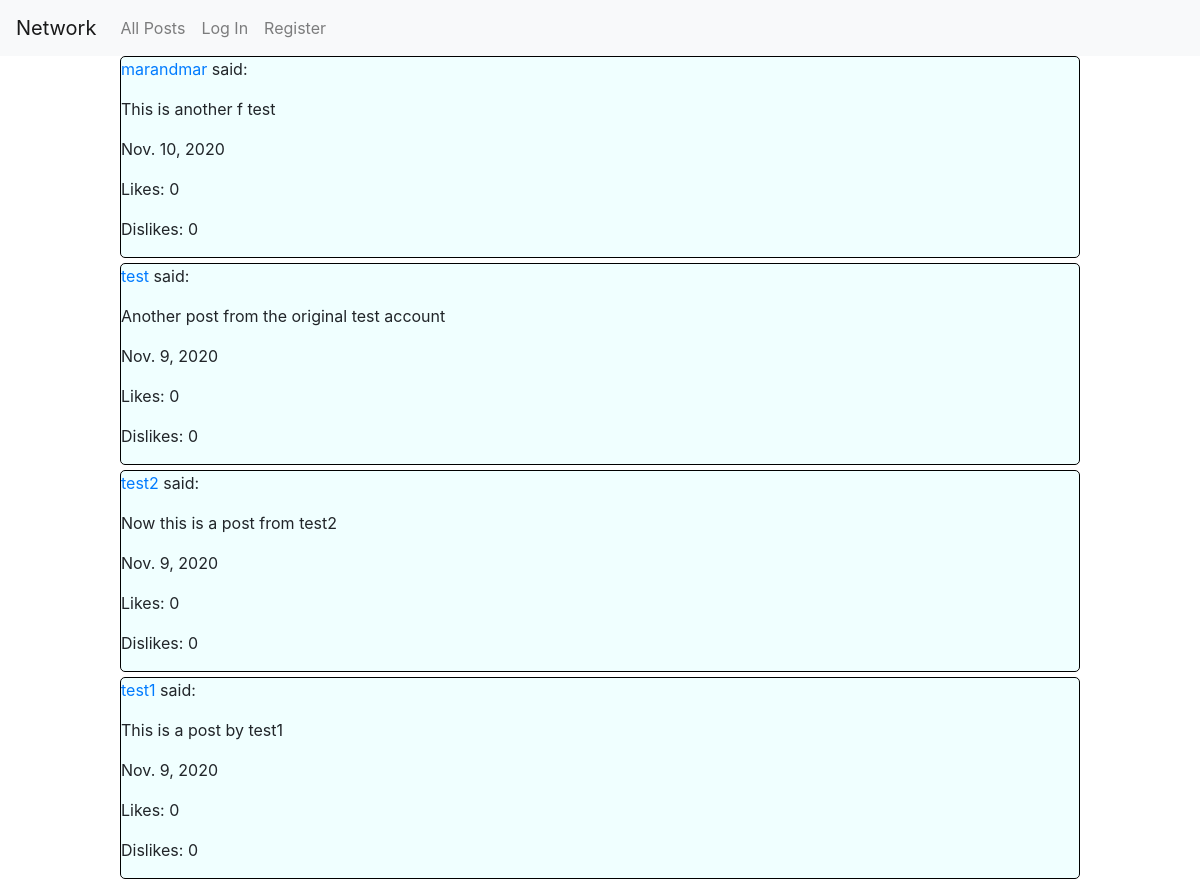
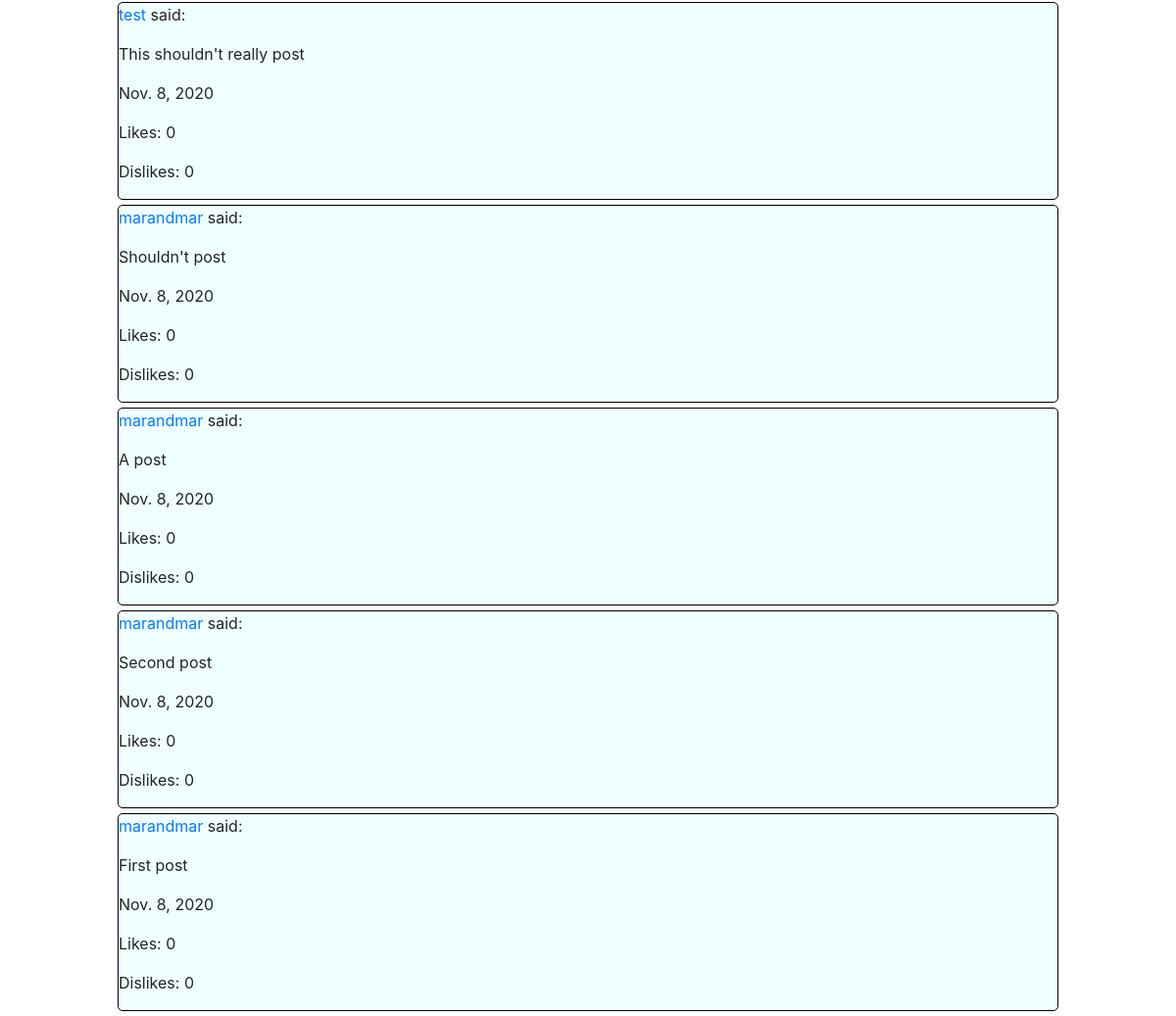
The app's page /, older data (2 pictures, top to bottom).
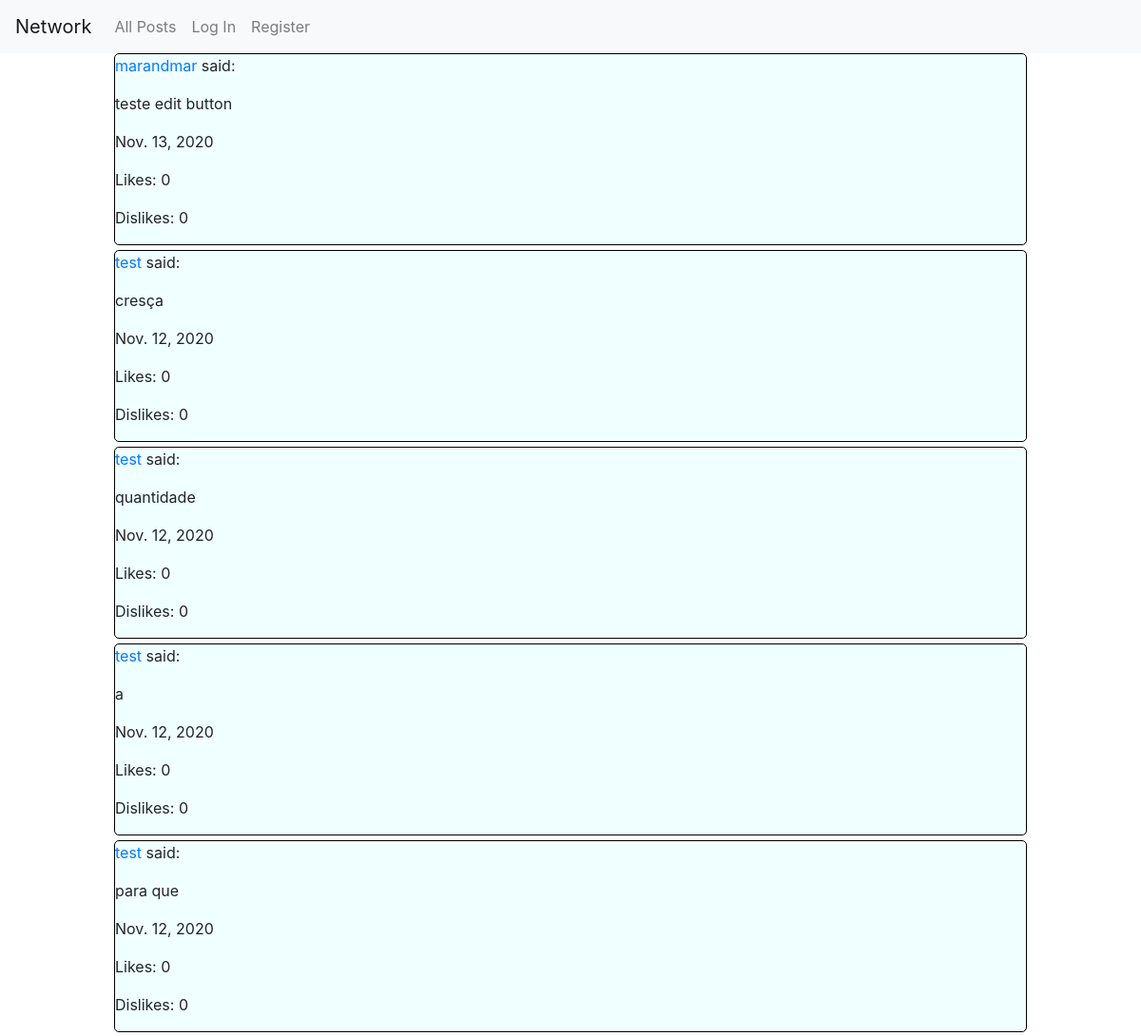
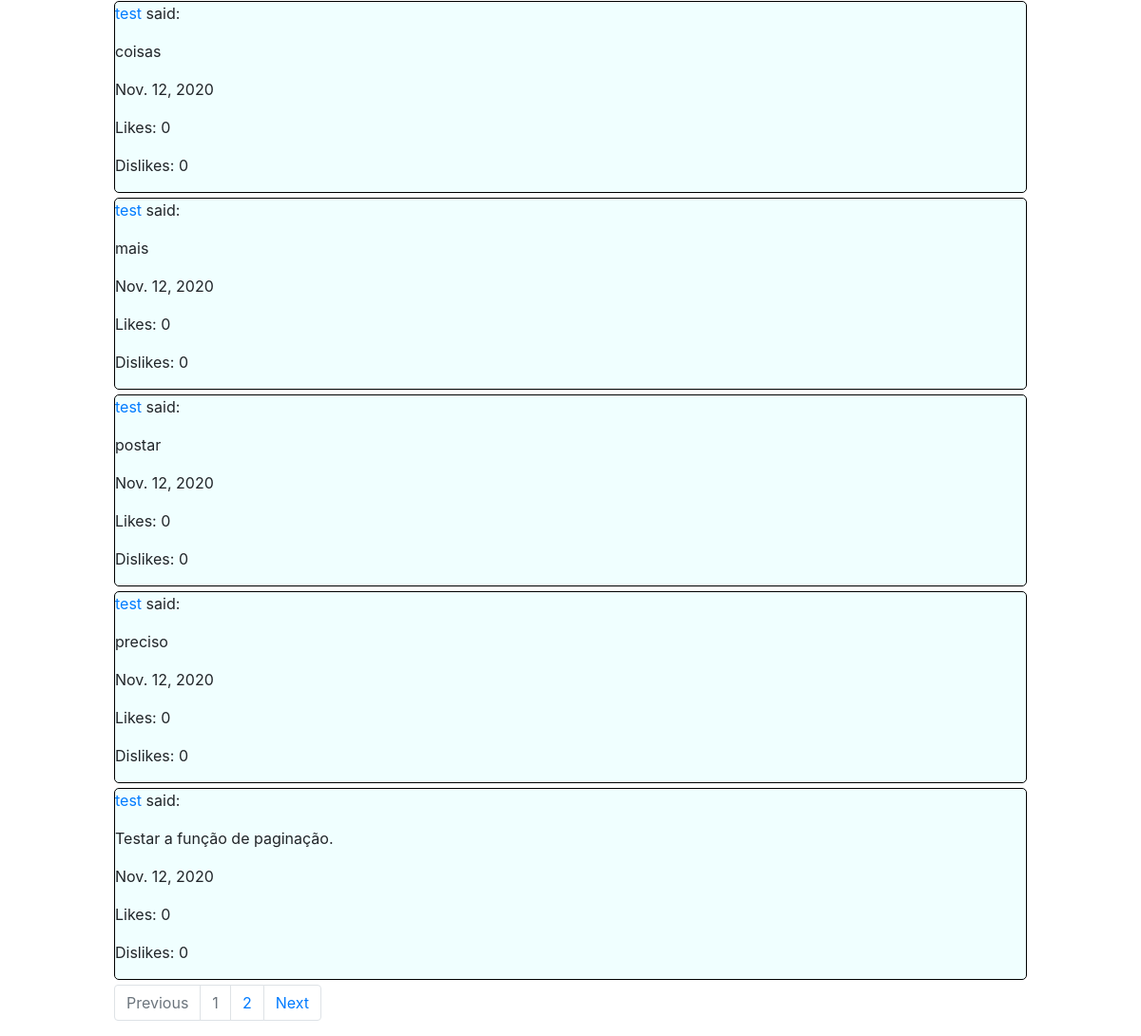
The same page, newer data (2 pictures, top to bottom).
### network/models.py (models this page shows, shortened)
class Post(models.Model):
    user = models.ForeignKey(User, on_delete=models.CASCADE, null=False, blank=False, related_name="user")
    post = models.TextField(max_length=240, null=False, blank=False)
    time = models.DateField(null=False, blank=False)
    likes = models.ManyToManyField(User, related_name="liked", blank=True)
    dislikes = models.ManyToManyField(User, related_name="disliked", blank=True)

class User(AbstractUser):
    pass

### network/views.py (the view)
# urls.py: path("", views.index, name="index"),
def index(request, page_number=""):
    objects = all_posts()
    posts = Paginator(objects, 10)
    if page_number:
        page = posts.page(int(page_number))
    else:
        page = posts.page(1)
    return render(request, "network/index.html", {
        "posts": page
    })

### network/views.py (called while the page is built)
def all_posts(user=""):
    if user:
        posts = Post.objects.filter(user=user)
    else:
        posts = Post.objects.all()
    posts = posts[::-1]
    return posts

### network/templates/network/index.html (shortened to what this page needs)
{% extends "network/layout.html" %}
{% block body %}
    <div class="all-posts">
        {% for post in posts %}
            <div class="post" data-postid="{{ post.id }}">
                <p><a href="{% url 'profile' post.user.id %}">{{ post.user }}</a> said:</p>
                <p class="post-text">{{ post.post }}</p>
                <p>{{ post.time }}</p>
                <p>Likes: <span class="likeCount">{{ post.likes.all | length }}</span></p>
                <p>Dislikes: <span class="dislikeCount">{{ post.dislikes.all | length }}</span></p>
            </div>
        {% empty %}
            <div>Nothing posted yet.</div>
        {% endfor %}
    </div>
    {% if posts.has_previous or posts.has_next %}
    <nav id="page-navigation">
        <ul class="pagination">
            {% if posts.has_previous %}
                {% if posts.previous_page_number == 1 %}
                <li class="page-item"><a class="page-link" href="{% url 'index' %}">Previous</a></li>
                {% else %}
                <li class="page-item"><a class="page-link" href="{% url 'index' posts.previous_page_number %}">Previous</a></li>
                {% endif %}
            {% else %}
                <li class="page-item disabled"><a class="page-link" href="#">Previous</a></li>
            {% endif %}
            {% if posts.number == 1 %}
                <li class="page-item disabled"><a class="page-link" href="{% url 'index' %}">{{ posts.number }}</a></li>
            {% else %}
                <li class="page-item disabled"><a class="page-link" href="{% url 'index' posts.number %}">{{ posts.number }}</a></li>
            {% endif %}
            {% if posts.has_next %}
                <li class="page-item"><a class="page-link" href="{% url 'index' posts.next_page_number %}">{{ posts.next_page_number }}</a></li>
                <li class="page-item"><a class="page-link" href="{% url 'index' posts.next_page_number %}">Next</a></li>
            {% else %}
                <li class="page-item disabled"><a class="page-link" href="#">Next</a></li>
            {% endif %}
        </ul>
    </nav>
    {% endif %}
{% endblock %}

Row changes from the older to the newer data that the page shows:
no longer on this page (row unchanged): Post: user "marandmar", post "This is another f test", time "Nov. 10, 2020", likes.all|length "0", dislikes.all|length "0"
no longer on this page (row unchanged): Post: user "test", post "Another post from the original test account", time "Nov. 9, 2020", likes.all|length "0", dislikes.all|length "0"
no longer on this page (row unchanged): Post: user "test2", post "Now this is a post from test2", time "Nov. 9, 2020", likes.all|length "0", dislikes.all|length "0"
no longer on this page (row unchanged): Post: user "test1", post "This is a post by test1", time "Nov. 9, 2020", likes.all|length "0", dislikes.all|length "0"
no longer on this page (row unchanged): Post: user "test", post "This shouldn't really post", time "Nov. 8, 2020", likes.all|length "0", dislikes.all|length "0"
no longer on this page (row unchanged): Post: user "marandmar", post "Shouldn't post", time "Nov. 8, 2020", likes.all|length "0", dislikes.all|length "0"
no longer on this page (row unchanged): Post: user "marandmar", post "A post", time "Nov. 8, 2020", likes.all|length "0", dislikes.all|length "0"
no longer on this page (row unchanged): Post: user "marandmar", post "Second post", time "Nov. 8, 2020", likes.all|length "0", dislikes.all|length "0"
no longer on this page (row unchanged): Post: user "marandmar", post "First post", time "Nov. 8, 2020", likes.all|length "0", dislikes.all|length "0"
added Post: user "marandmar", post "teste edit button", time "Nov. 13, 2020", likes.all|length "0", dislikes.all|length "0"
added Post: user "test", post "cresça", time "Nov. 12, 2020", likes.all|length "0", dislikes.all|length "0"
added Post: user "test", post "quantidade", time "Nov. 12, 2020", likes.all|length "0", dislikes.all|length "0"
added Post: user "test", post "a", time "Nov. 12, 2020", likes.all|length "0", dislikes.all|length "0"
added Post: user "test", post "para que", time "Nov. 12, 2020", likes.all|length "0", dislikes.all|length "0"
added Post: user "test", post "coisas", time "Nov. 12, 2020", likes.all|length "0", dislikes.all|length "0"
added Post: user "test", post "mais", time "Nov. 12, 2020", likes.all|length "0", dislikes.all|length "0"
added Post: user "test", post "postar", time "Nov. 12, 2020", likes.all|length "0", dislikes.all|length "0"
added Post: user "test", post "preciso", time "Nov. 12, 2020", likes.all|length "0", dislikes.all|length "0"
added Post: user "test", post "Testar a função de paginação.", time "Nov. 12, 2020", likes.all|length "0", dislikes.all|length "0"
Text that changed along with them:
{{ posts.number }}: (not shown) → "1"
{{ posts.next_page_number }}: (not shown) → "2"
text now shown: "Previous Next"
